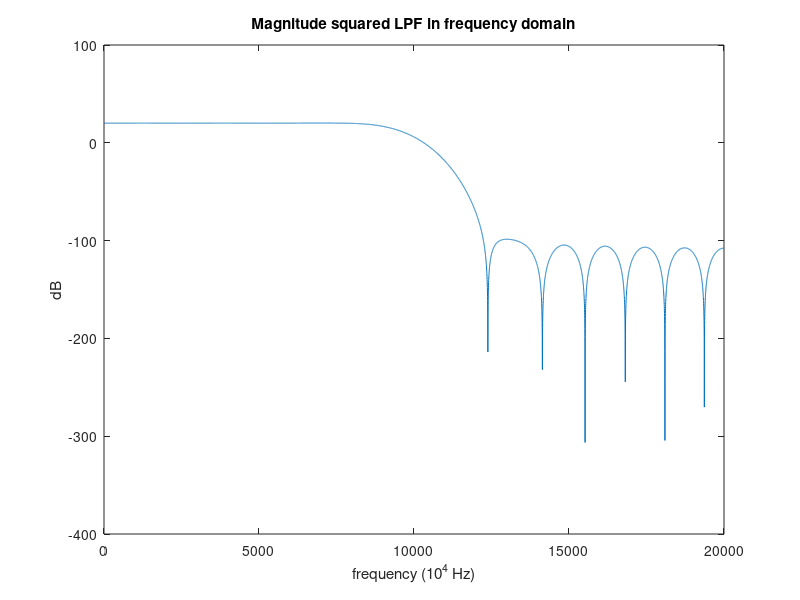

The MATLAB script that drew this image:
% ECE 251 assignment 1: Due noon, Monday Oct 7, 2019
% Given: 
%   - The noise is complex Gaussian white noise with zero mean and
%       variance sigma^2
%   - The filter has a 3dB bandwidth of 10kHz and an attenuation of 50dB
%       at 12kHz. The DC gain is 20dB.

close all;
clear all;
clc

%% 1. Determine the variance of the noise to correspond to thermal reciever
% noise assuming temperature T = 300K and a noise figure NF = 5dB.
Tk = 300;
k = 1.381E-23;
var = Tk*k/4; %see explanation of part 1

%% 2. Design LPF and plot its mag-squared frequency response (use fir1)
%KNOBS
fs = 40000; % sampling frequency
cutoff = 10000;
order = 30;
N = 1; % number of seconds
DC_gain_scalar = 2.73; % tuned to give passband gain of ~20dB

Ts = 1/fs;
t = 0:Ts:N;

% filt = fir1(order, cutoff/fs/2); % LPF. 1 in 2nd arg corresponds to fs/2
filt = DC_gain_scalar.*fir1(order, 2*cutoff/fs);

F_mag = abs(fft(filt, round(length(t)/2))); %frequency domain filter magnitude
F_mag = (F_mag(1:round(length(F_mag)/2))); %just want the positive freqs 0 to pi
F_magsqDB = 20*log(F_mag); %calculate the magnitude squared values in DB
f = linspace(1,fs/2,length(F_magsqDB));

figure(1)
plot(f,F_magsqDB)
title('Magnitude squared LPF in frequency domain')
xlabel('frequency (10^4 Hz)')
ylabel('dB')

%% 3. Generate complex noise vector and pass it through the filter to get y
std = sqrt(var);
%default normal std dev = 1, so have to scale it.
r = randn(length(t),1)*std; %generate real white noise
im = randn(length(t),1)*std; %generate imaginary white noise
v = r + i.*im;

%compute y[n] using filter
y = filter(filt,1,v);
%% 4. Compute and plot the spectrum of the noise at the output of the 
% filter by averaging the magnitude squared Fourier transform of 50 blocks
% of the output data y[n]. The frequency resolution of the spectrum should
% be 10Hz or less.

%% 5. Compute the total noise power at the filter output